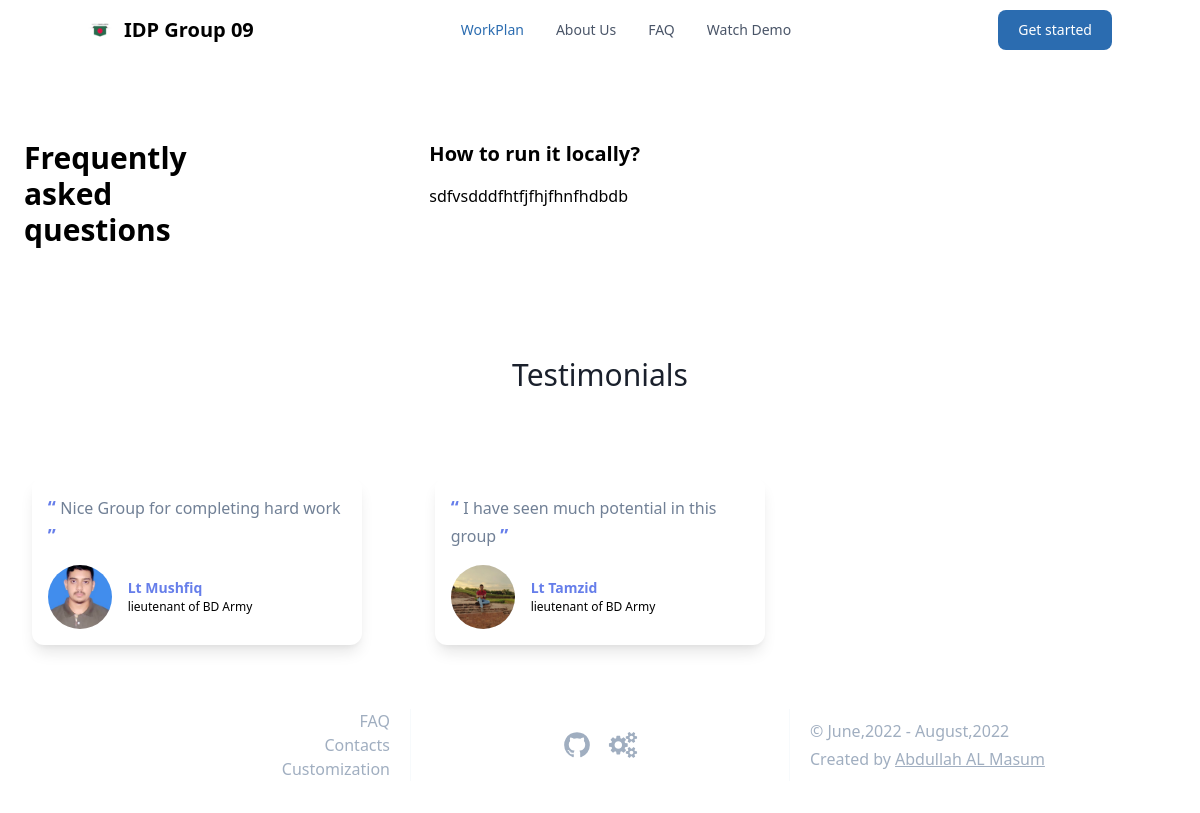
The app's page /FAQ/, older data.
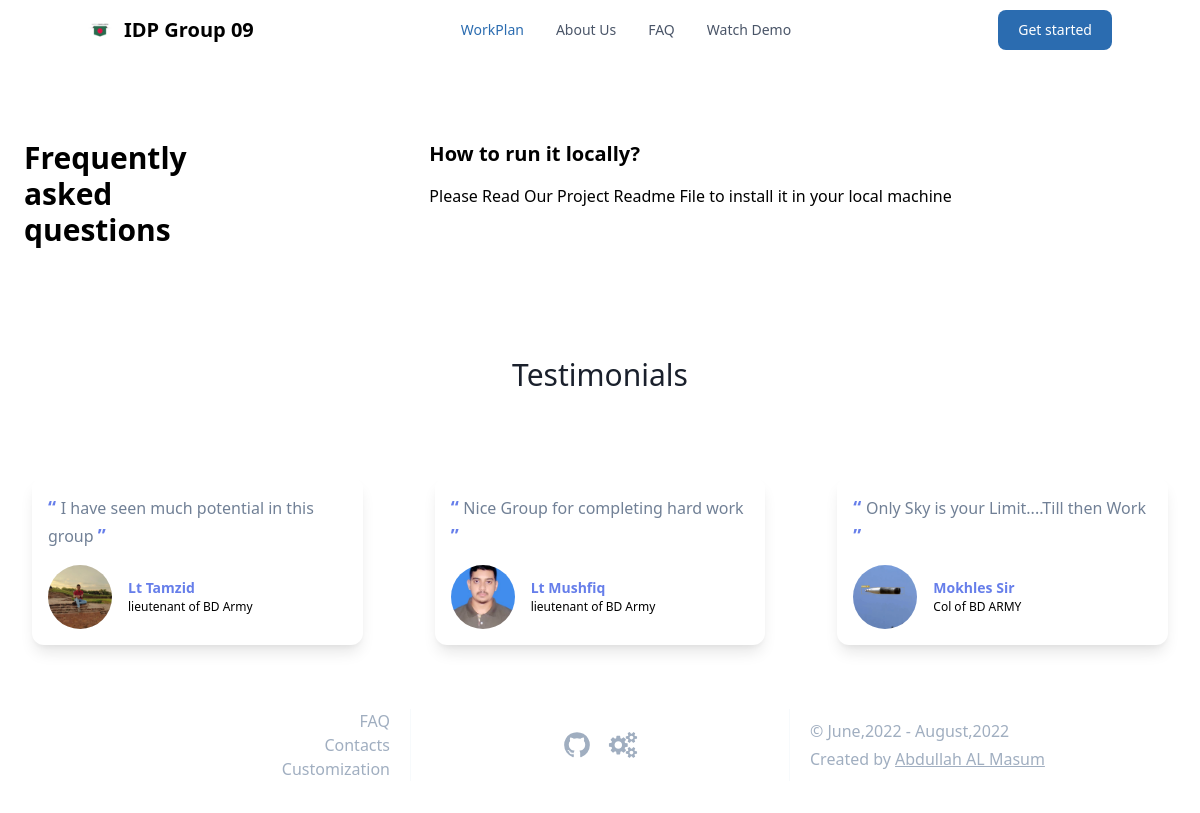
The same page, newer data.
### Capstone_App/models.py (models this page shows, shortened)
class FAQ_Section(models.Model):
    faq_question = models.CharField(max_length=MAX_LENGTH, verbose_name="FAQ Question", blank=True, null=True)
    faq_answer = models.TextField(max_length=500, verbose_name="FAQ Answer", blank=True, null=True)
    class Meta:
        verbose_name = 'FAQ Section'
        verbose_name_plural = 'FAQ Section'
        db_table = 'faq_section'

class Testimonial(models.Model):
    person = models.CharField(max_length=MAX_LENGTH, verbose_name="Person", blank=True, null=True)
    designation = models.CharField(max_length=MAX_LENGTH, verbose_name="Designation", blank=True, null=True)
    testimonial = models.CharField(max_length=MAX_LENGTH, verbose_name="Testimonial", blank=True, null=True)
    person_link = models.URLField(max_length=MAX_LENGTH, verbose_name="Person's Link", blank=True, null=True)
    person_pic = models.ImageField(upload_to='testimonials/%Y/%m/%d/', blank=True, null=True,
                                   verbose_name="Person's Picture")
    def image_tag(self):
        return mark_safe("<img src='./media/%s' />" % (self.person_pic))
    image_tag.allow_tags = True
    class Meta:
        verbose_name = 'Testimonials'
        verbose_name_plural = 'Testimonials'
        db_table = 'testimonial'

### Capstone_App/views.py (the view)
# urls.py: path('FAQ/', views.faq_section, name='faq'),
def faq_section(request):
    context = {
    }
    return render(request, 'faq_section.html', context=context)

### Capstone_App/context_processors.py (called while the page is built)
def add_variable_to_context(request):
    projectInfo = "Capstone Project"
    teamMembers = Team_Section.objects.all()
    testimonials = Testimonial.objects.all()
    workplans = WorkPlan.objects.all()
    frequent_faq = FAQ_Section.objects.all()
    everyWhere = {
        'projectInfo': projectInfo,
        'team_members': teamMembers,
        'given_testimonials': testimonials,
        'implemented_workplans': workplans,
        'faq_section': frequent_faq,
    }
    return everyWhere

### templates/faq_section.html (shortened to what this page needs)
{% extends 'base.html' %}
{% load static %}
{% block main_content %}
    <div class="bg-lightblue py-20 px-4">
        <div class="mx-auto max-w-6xl flex flex-col md:flex-row">
            <div class="mr-8 w-full md:w-1/3">
                <h2 class="text-3xl font-extrabold leading-9">
                    Frequently<br/>asked<br/>questions
                </h2>
            </div>
            {% if faq_section %}
                <dl class="w-full md:w-2/3">
                    {% for faq in faq_section %}
                        <dt class="mb-4">
                            <h3 class="text-xl font-semibold">
                                {{ faq.faq_question }}
                            </h3>
                        </dt>
                        <dd class="mb-16">
                            <p>
                                {{ faq.faq_answer }}
                            </p>
                        </dd>
                    {% endfor %}
                </dl>
            {% endif %}
        </div>
    </div>
{% endblock main_content %}

### templates/base.html (shortened to what the changed rows need)
{% load compress %}
{% load static %}
{% load socialaccount %}
<!DOCTYPE html>
<html lang="en">
<head>
    {% block head_css %}
        {% block essential_tailwind_CSS %}
            <link rel="stylesheet" href="{% static 'src/output.css' %}">
        {% endblock essential_tailwind_CSS %}
        {% block head_css_page %}
            <link rel="stylesheet"
                  href="https://cdnjs.cloudflare.com/ajax/libs/material-design-iconic-font/2.2.0/css/material-design-iconic-font.min.css">
            <link rel="stylesheet" href="https://rsms.me/inter/inter.css">
            <link href="https://unpkg.com/tailwindcss@^1.0/dist/tailwind.min.css" rel="stylesheet">
            <link href="https://unpkg.com/swiper/swiper-bundle.min.css" rel="stylesheet"/>
        {% endblock head_css_page %}
    {% endblock head_css %}
</head>
{% block body_content %}
    {% block body_tag %}
        <body>
    {% endblock body_tag %}
{% block main_content %}
{% endblock main_content %}
{% block testimonial %}
    {% if given_testimonials %}
        <section>
            <h1 class="text-3xl font-medium title-font text-gray-900 mb-12 text-center">Testimonials</h1>
            <div class="swiper-container">
                <div class="swiper-wrapper">
                    {% for testimonials in given_testimonials %}
                        <div class="swiper-slide">
                            <div class="w-full flex flex-col md:flex-row gap-4 mb-8 md:mb-0 flex-between items-center p-8">
                                <div class="bg-white dark:bg-gray-800 w-72 shadow-lg mx-auto rounded-xl p-4">
                                    <p class="text-gray-600 dark:text-white">
                            <span class="font-bold text-indigo-500 text-lg">
                                “
                            </span> {{ testimonials.testimonial }} <span class="font-bold text-indigo-500 text-lg">
                                ”
                            </span>
                                    </p>
                                    <div class="flex items-center mt-4">
                                        <a href="{{ testimonials.person_link }}" target="_blank" class="block relative">
                                            <img alt="profile" src="{{ testimonials.person_pic.url }}"
                                                 class="mx-auto object-cover rounded-full h-16 w-16 "/>
                                        </a>
                                        <div class="flex flex-col ml-4 justify-between">
                                <span class="font-semibold text-indigo-500 text-sm">
                                    {{ testimonials.person }}
                                </span>
                                            <span class="dark:text-gray-400 text-xs flex items-center">
                                    {{ testimonials.designation }}
                                </span>
                                        </div>
                                    </div>
                                </div>
                            </div>
                        </div>
                    {% endfor %}
                </div>
            </div>
        </section>
    {% endif %}
{% endblock testimonial %}
</body>
{% endblock body_content %}
{% block footer_javascript %}
    {% block footer_javascript_site %}
        <link rel="stylesheet" href="https://cdnjs.cloudflare.com/ajax/libs/font-awesome/5.15.2/css/all.min.css">
    {% endblock footer_javascript_site %}
{% endblock footer_javascript %}
</html>

Row changes from the older to the newer data that the page shows:
changed FAQ_Section "How to run it locally?": faq_answer "sdfvsdddfhtfjfhjfhnfhdbdb" → "Please Read Our Project Readme File to install it in your local machine"
added Testimonial: testimonial "Only Sky is your Limit....Till then Work", person_pic (picture), person "Mokhles Sir", designation "Col of BD ARMY"
